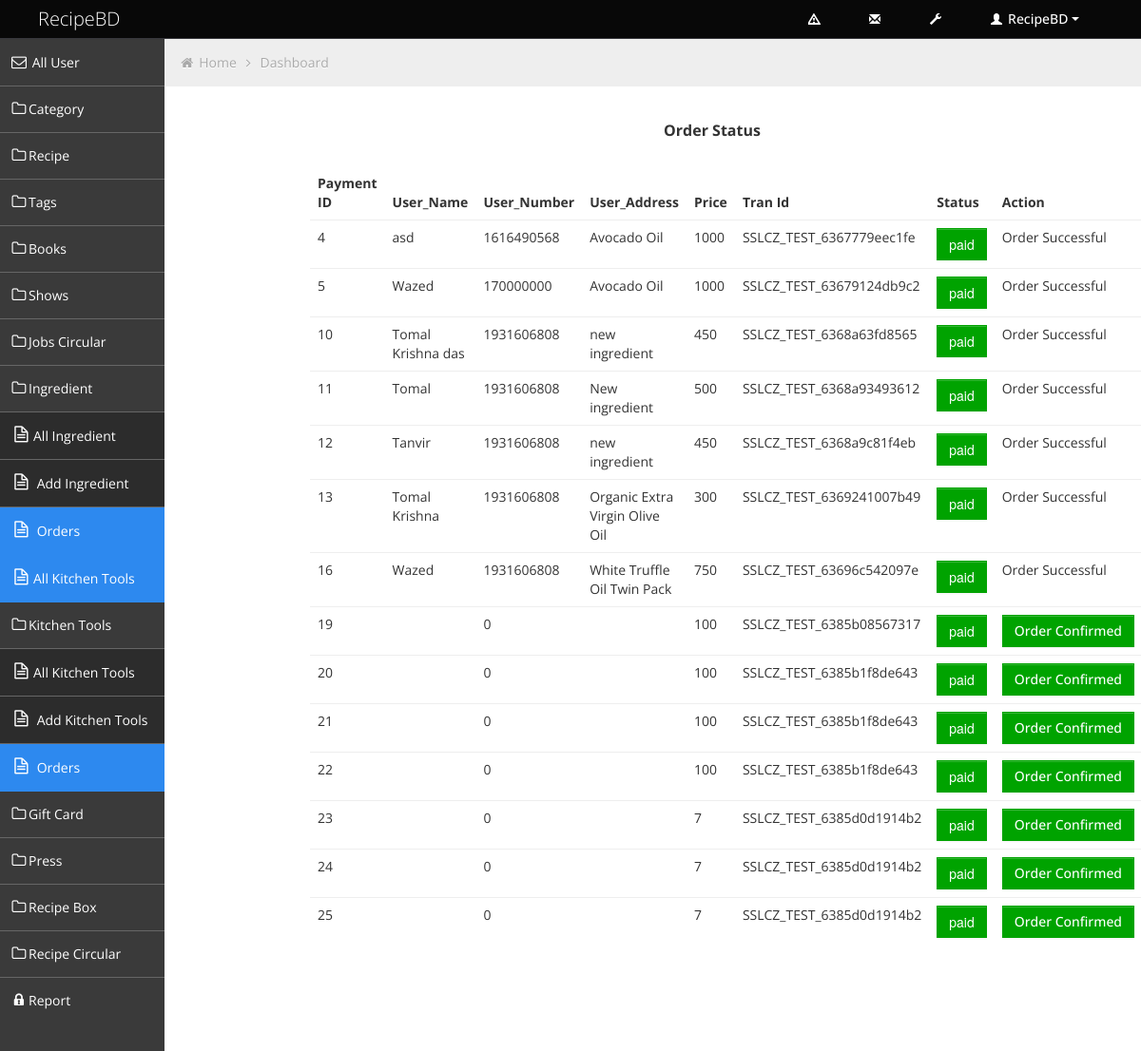
Screenshot of /admin/all_peymant.php with the database file from the repository.
### tables this page shows
CREATE TABLE `peymant` (
  `id` int(11) NOT NULL,
  `order_id` int(11) NOT NULL,
  `user_id` int(11) NOT NULL,
  `i_name` varchar(50) NOT NULL,
  `u_name` varchar(50) NOT NULL,
  `u_number` int(11) NOT NULL,
  `tk` int(11) NOT NULL,
  `tran_id` varchar(50) NOT NULL,
  `address` varchar(255) NOT NULL,
  `status` int(11) NOT NULL
);

### admin/all_peymant.php (the view, shortened to what this page needs)
<?php
include('header.php');
$sql = "Select * From peymant";
$result = mysqli_query($conn, $sql);
?>
		<div class="container-fluid-full">
		<div class="row-fluid">
<?php include('sidebar.php'); ?>
			<div id="content" class="span10">
			<ul class="breadcrumb">
				<li>
					<i class="icon-home"></i>
					<a href="index.html">Home</a>
					<i class="icon-angle-right"></i>
				</li>
				<li><a href="#">Dashboard</a></li>
			</ul>
			<div class="row-fluid">
				<div class="clearfix">
    <div class="cintainer">
      <div class="row">
        <div class="col-md-9" style="margin-left: 155px;">
          <h2 style="text-align: center;">Order Status</h2>
          <br>
          <table class="table">
            <thead>
              <tr>
                <th>Payment ID</th>
                <th>User_Name</th>
                <th>User_Number</th>
                <th>User_Address</th>
                <th>Price</th>
                <th>Tran Id</th>
                <th>Status</th>
                <th>Action</th>
              </tr>
            </thead>
            <tbody>
              <?php
                while($row = mysqli_fetch_assoc($result)){
              ?>
              <tr>
                <td><?php echo $row['id']?></td>
                <td><?php echo $row['u_name']?></td>
                <td><?php echo $row['u_number']?></td>
                <td><?php echo $row['i_name']?></td>
                <td><?php echo $row['tk']?></td>
                <td><?php echo $row['tran_id']?></td>
                <td ><button type="button" class="btn btn-success " style="border-radius: 50%;">paid</button></td>
                <td >
                	<?php if($row['status'] == 1){
                          echo "Order Successful";
                	}else{?>
                		<a class="btn btn-success" href="order_confirmed.php?id=<?php echo $row['id'];?>" >Order Confirmed</a>
                    <?php
                	}
                	?>
                </td>
              </tr>
              <?php
              }
              ?>
            </tbody>
          </table>
        </div>
      </div>
    </div>
				</div>
			</div>
	</div>
		</div>
		</div>
<?php include('footer.php'); ?>

### admin/css/style.css (style rules this page uses)
body { background: #F5F5F5; color: #333; border: none; font-family: 'Open Sans', sans-serif; font-weight: 400; }
h2 { font-size: 16px; line-height: 16px; }
#content { background: #ffffff; filter: none; min-height: 100%; padding: 20px 20px; position: relative; }
.breadcrumb { margin: -28px -28px 28px -28px; line-height: 34px; background: #eee; border: 0px; color: #aaa; -webkit-box-shadow: none; -moz-box-shadow: none; box-shadow: none; -webkit-border-radius: 0px; -moz-border-radius: 0px; border-radius: 0px; }
.breadcrumb a { color: #aaa; text-shadow: 0px 1px 1px #fff; }
.btn { display: inline-block; padding: 6px 12px; margin-bottom: 0; font-size: 14px; font-weight: 500; line-height: 20px; text-align: center; white-space: nowrap; vertical-align: middle; cursor: pointer; border: 1px solid #a7a9aa; -webkit-border-radius: 0px !important; border-radius: 0px !important; }
.btn { color: #ffffff; background-color: #a7a9aa; border-color: #a7a9aa; background-image: none; filter: none; text-shadow: none; }
.btn-success { background-color: #00A300; border-color: #00A300; }
.table th, .table td { border-top: 1px solid #eee; }

### admin/css/style-responsive.css (style rules this page uses)
@media (min-width: 1200px) { .container-fluid-full { overflow: hidden; position: relative; height: 100%; } }
@media (min-width: 1200px) { #content { width: 85.578%; padding: 28px; margin: 0px 0px; margin-left: 14.422% !important; } }

### admin/css/halflings.css (style rules this page uses)
html, html .halflings { -webkit-font-smoothing: antialiased !important; }

### rows the page displays
peymant: id "4", u_name "asd", u_number "1616490568", i_name "Avocado Oil", tk "1000", tran "SSLCZ_TEST_6367779eec1fe", status "Order Successful"
peymant: id "5", u_name "Wazed", u_number "170000000", i_name "Avocado Oil", tk "1000", tran "SSLCZ_TEST_63679124db9c2", status "Order Successful"
peymant: id "10", u_name "Tomal Krishna das", u_number "1931606808", i_name "new ingredient", tk "450", tran "SSLCZ_TEST_6368a63fd8565", status "Order Successful"
peymant: id "11", u_name "Tomal", u_number "1931606808", i_name "New ingredient", tk "500", tran "SSLCZ_TEST_6368a93493612", status "Order Successful"
peymant: id "12", u_name "Tanvir", u_number "1931606808", i_name "new ingredient", tk "450", tran "SSLCZ_TEST_6368a9c81f4eb", status "Order Successful"
peymant: id "13", u_name "Tomal Krishna", u_number "1931606808", i_name "Organic Extra Virgin Olive Oil", tk "300", tran "SSLCZ_TEST_6369241007b49", status "Order Successful"
peymant: id "16", u_name "Wazed", u_number "1931606808", i_name "White Truffle Oil Twin Pack", tk "750", tran "SSLCZ_TEST_63696c542097e", status "Order Successful"
peymant: id "19", u_number "0", tk "100", tran "SSLCZ_TEST_6385b08567317"
peymant: id "20", u_number "0", tk "100", tran "SSLCZ_TEST_6385b1f8de643"
peymant: id "21", u_number "0", tk "100", tran "SSLCZ_TEST_6385b1f8de643"
peymant: id "22", u_number "0", tk "100", tran "SSLCZ_TEST_6385b1f8de643"
peymant: id "23", u_number "0", tk "7", tran "SSLCZ_TEST_6385d0d1914b2"
peymant: id "24", u_number "0", tk "7", tran "SSLCZ_TEST_6385d0d1914b2"
peymant: id "25", u_number "0", tk "7", tran "SSLCZ_TEST_6385d0d1914b2"
